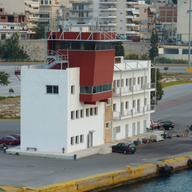
%> input picture S5/Proba/sources_TP3_probas/Images/Piree.png, 192 x 192 px
$ octave exercice_1.m   (GNU Octave 9; MATLAB toolbox functions it lacks are replaced by stand-ins)
%> lines starting %> are read from the running program, lines starting %| are printed output that depends on the picture; in (x1, y1, x2, y2) boxes, pixels count from 0 and x2, y2 are one past the last pixel; in counts of white or black regions, pixels touching at a corner belong together; the program's own positions count from 1
### S5/Proba/sources_TP3_probas/fonctions_TP3_proba.m

% TP3 de Probabilites : fonctions a completer et rendre sur Moodle
% Nom : LAFARGUE
% Prénom : Héloïse
% Groupe : 1SN-C

function varargout = fonctions_TP3_proba(varargin)

    switch varargin{1}

        case 'matrice_inertie'

            [varargout{1},varargout{2}] = feval(varargin{1},varargin{2:end});

        case {'ensemble_E_recursif','calcul_proba'}

            [varargout{1},varargout{2},varargout{3}] = feval(varargin{1},varargin{2:end});

    end
end

% Fonction ensemble_E_recursif (exercie_1.m) ------------------------------
function [E,contour,G_somme] = ...
    ensemble_E_recursif(E,contour,G_somme,i,j,voisins,G_x,G_y,card_max,cos_alpha)

    contour(i,j) = 0;                           % Indique que le pixel courant a été traité

    for k = 1:length(voisins)

        i_vois = i + voisins(k,1);
        j_vois = j + voisins(k,2);

        if contour(i_vois, j_vois) ~= 0

            x = G_x(i_vois, j_vois);            % Récupère les coordonnées du voisin n°k
            y = G_y(i_vois, j_vois);
            vect_k = [x,y]    ;                 % Récupère le vecteur situé à ces coordonnées
            vect_k = vect_k / norm(vect_k);

            G_k = sum(G_somme, 1);
            G_k = G_k / norm(G_k);

            cos_angle = G_k(1)*vect_k(1) + G_k(2)*vect_k(2); % Cacule le cos de l'angle entre le vecteur n)k et la moyenne de G_somme

            if (length(E) <= card_max) && (cos_angle >= cos_alpha) % Mettre à jour l'appel récursif si l'angle est ok

                E = [E; i_vois j_vois];
                G_somme = [G_somme; x y];
                [E, contour, G_somme] = ensemble_E_recursif(E,contour,G_somme,i_vois,j_vois,voisins,G_x,G_y,card_max,cos_alpha);

            end
        end
    end
end

% Fonction matrice_inertie (exercice_2.m) ---------------------------------
% [15 lines left out: function matrice_inertie, not called in this run]

% Fonction calcul_proba (exercice_2.m) ------------------------------------
% [14 lines left out: function calcul_proba, not called in this run]

### S5/Proba/sources_TP3_probas/exercice_1.m
clear;
close all;
clc;

taille_ecran = get(0,'ScreenSize');
L = taille_ecran(3);
H = taille_ecran(4);

% Parametres :
set(0,'RecursionLimit',1000);		% Pour eviter les erreurs a l'execution
alpha = pi/8;						% Seuil sur l'orientation du gradient (en radians)
cos_alpha = cos(alpha);
seuil_norme = 2/sin(alpha);			% Seuil sur la norme du gradient (decoule d'une etude theorique)

% Lecture de l'image :
I = imread('Images/Piree.png');
%> I is the input picture: size 192x192x3 uint8; mean R, G, B 126.3, 125.9, 121.1
% I = imread('Images/chaises.png');
% I = imread('Images/Morlaix.png');
if (ndims(I) == 3)
	I = rgb2gray(I);
%> I: size 192x192 uint8
end
I = imresize(I,0.8);			   % Permet de limiter l'effet de crenelage
%> I: size 154x154 uint8
[nb_lignes,nb_colonnes] = size(I);
%> nb_lignes = 154; nb_colonnes = 154

% Parametres :
diagonale = floor(sqrt(nb_lignes^2+nb_colonnes^2));
%> diagonale = 217
card_max = floor(diagonale/2);				% Cardinal max d'un ensemble E
%> card_max = 108
card_min = floor(card_max/20);				% Cardinal min d'un ensemble E
%> card_min = 5

% Gradient du niveau de gris (x vers la droite, y vers le bas) :
I = double(I);
%> I: size 154x154 double
[G_x,G_y] = gradient(I);
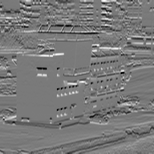
%> G_y: size 154x154 double; min -81, max 88, mean -0.3; drawn with min black and max white
G_norme = sqrt(G_x.^2+G_y.^2);
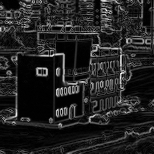
%> G_norme: size 154x154 double; min 0, max 99.33, mean 13.7; drawn with min black and max white

% Affichage de l'image :
figure('Name','Ensembles candidats','Position',[0.1*L,0.1*H,0.8*L,0.65*H]);
subplot(1,3,1)
    imagesc(G_norme)
    axis image off
    colormap jet
    title('Norme des gradients','FontSize',30)

% Selection des pixels de contour :
contour = (G_norme > seuil_norme);
%> contour: size 154x154 logical; 61.6% white; 599 black regions (554 under 20 px), largest, box (x1, y1, x2, y2) and area: (18, 54, 53, 124) 2090, (0, 122, 128, 150) 1742, (122, 68, 154, 109) 681

% Pas de pixel de contour sur le bord de l'image (traitement simplifie !) :
contour([1,nb_lignes],:) = 0;
contour(:,[1,nb_colonnes]) = 0;
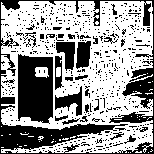
%> contour: size 154x154 logical; 59.8% white; 543 black regions (513 under 20 px), largest, box (x1, y1, x2, y2) and area: (0, 0, 154, 154) 4317, (18, 54, 53, 124) 2090, (55, 86, 82, 116) 369

% Affichage d'une petite fleche sur les pixels de contour :
[i,j] = find(contour);
%> i = 14173 values from 2 to 153; j = 14173 values from 2 to 153
subplot(1,3,2)
    imagesc(I)
    axis image off;
    colormap gray
    hold on
    quiver(j,i,G_x(contour),G_y(contour),'r')  % Attention : x = j et y = i
    title('Pixels de contour','FontSize',30)


% Boucle de traitement des pixels de contour :
% Positions relatives des 8 plus proches voisins
voisins = [ -1 -1 ; -1 0 ; -1  1 ; ...
             0 -1 ;         0  1 ; ...
		     1 -1 ;  1 1 ;  1  0 ];
liste_E = [];

% Initialisation du 3eme affichage
subplot(1,3,3);
    imagesc(I*0);
    axis image off;
    title('Traitement en cours ...','FontSize',30);
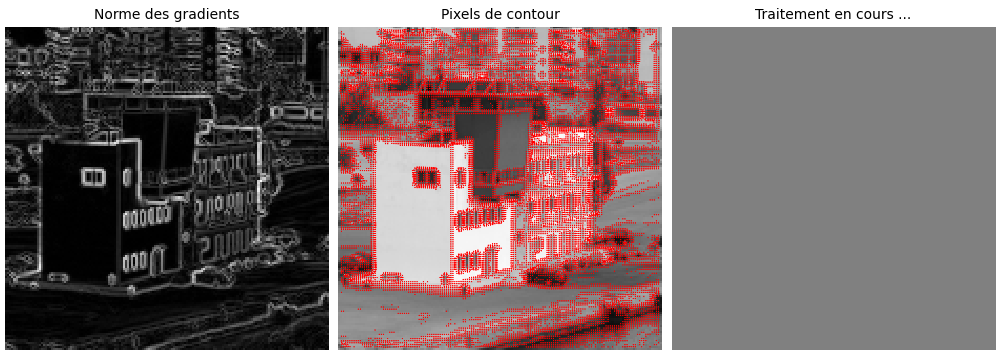
%> figure redrawn from the program's plot data, 3 panels
    drawnow;

while any(contour(:))

	% Pixel de contour dont la norme du gradient est la plus elevee = "germe" :
    G_norme_seuillee = G_norme.*contour;
    [~,j_germe] = max(max(G_norme_seuillee));
    [~,i_germe] = max(G_norme_seuillee(:,j_germe));
    % Remarque :
    % les coordonnees des pixels seront a mettre les uns en dessous des autres
	E = [i_germe,j_germe];

    % Initialisation de la somme des gradients de E avec le germe :
	G_somme = [G_x(i_germe,j_germe),G_y(i_germe,j_germe)];

	% Construction recursive de l'ensemble E :
	[E,contour] = ...
    fonctions_TP3_proba('ensemble_E_recursif',E,contour,G_somme,i_germe,j_germe,...
                                              voisins,G_x,G_y,card_max,cos_alpha);

	% Ajout de l'ensemble E a la liste d'ensembles E, si son cardinal est superieur a card_min :
	if (size(E,1) >= card_min)
		liste_E = [liste_E,{E}];  % Concatenation d'une cellule {E} a liste_E
	end
end
%> this loop made 3881 passes
%> (j_germe, i_germe, E, G_somme) on passes 2 to 11: (107, 11, [11 107; 10 106; 9 107; 10 107; 11 106; 12 107], [78 -56.5]), (121, 78, [78 121], [-94.5 1]), (17, 115, [115 17], [93 3.5]), (58, 90, [90 58], [-49 -76]), (17, 116, [116 17], [88.5 18]), (62, 89, [89 62], [-37 -81]), (53, 56, [56 53], [58 67.5]), (57, 55, [55 57], [7 85.5]), (121, 63, [63 121], [-82.5 0.5]), (122, 56, [56 122; 55 122], [-68.5 -44])
%> (j_germe, i_germe, G_somme, liste_E) on pass 1: (122, 74, [-57.5 -81], {[74 122; 73 121; 73 123; 73 122; 74 123; 73 124]})
%> contour: size 154x154 logical; every value is 0
%> after the loop, liste_E = 594 items

% Initialisation de la matrice contenant des valeurs differentes pour chaque E :
etiquette = zeros(size(I));

for k = 1:length(liste_E)

    % Passage en indices lineaires pour remplir la matrice "etiquette" :
	E = liste_E{k};
	indices_E = sub2ind(size(I),E(:,1),E(:,2));
	etiquette(indices_E) = k;

end
%> this loop made 594 passes
%> (E, indices_E) on passes 1, 2, 12: ([74 122; 73 121; 73 123; 73 122; 74 123; 73 124], [18708; 18553; 18861; 18707; 18862; 19015]), ([11 107; 10 106; 9 107; 10 107; 11 106; 12 107], [16335; 16180; 16333; 16334; 16181; 16336]), ([23 9; 22 9; 23 8; 23 10; 24 9], [1255; 1254; 1101; 1409; 1256])
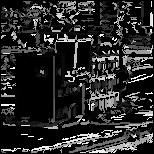
%> etiquette: size 154x154 double; min 0, max 594, mean 98.3; drawn with min black and max white

% Affichage des ensembles E :
% (a fonction label2rgb donne a chaque ensemble E une couleur differente)
I_resultat = label2rgb(etiquette,'parula',[0.5,0.5,0.5]);
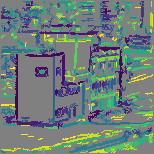
%> I_resultat: size 154x154x3 uint8; mean R, G, B 109.4, 126.6, 122.2
subplot(1,3,3);
    imagesc(I_resultat);
    axis image off;
    title('Ensembles candidats','FontSize',30);
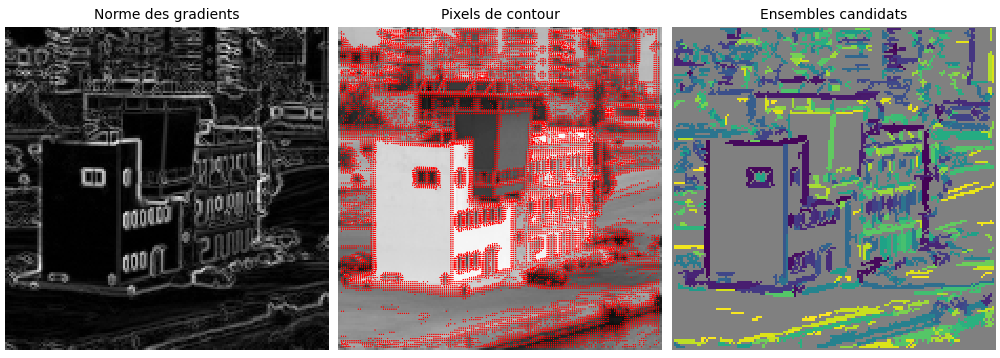
%> figure redrawn from the program's plot data, 3 panels

save exercice_1;
